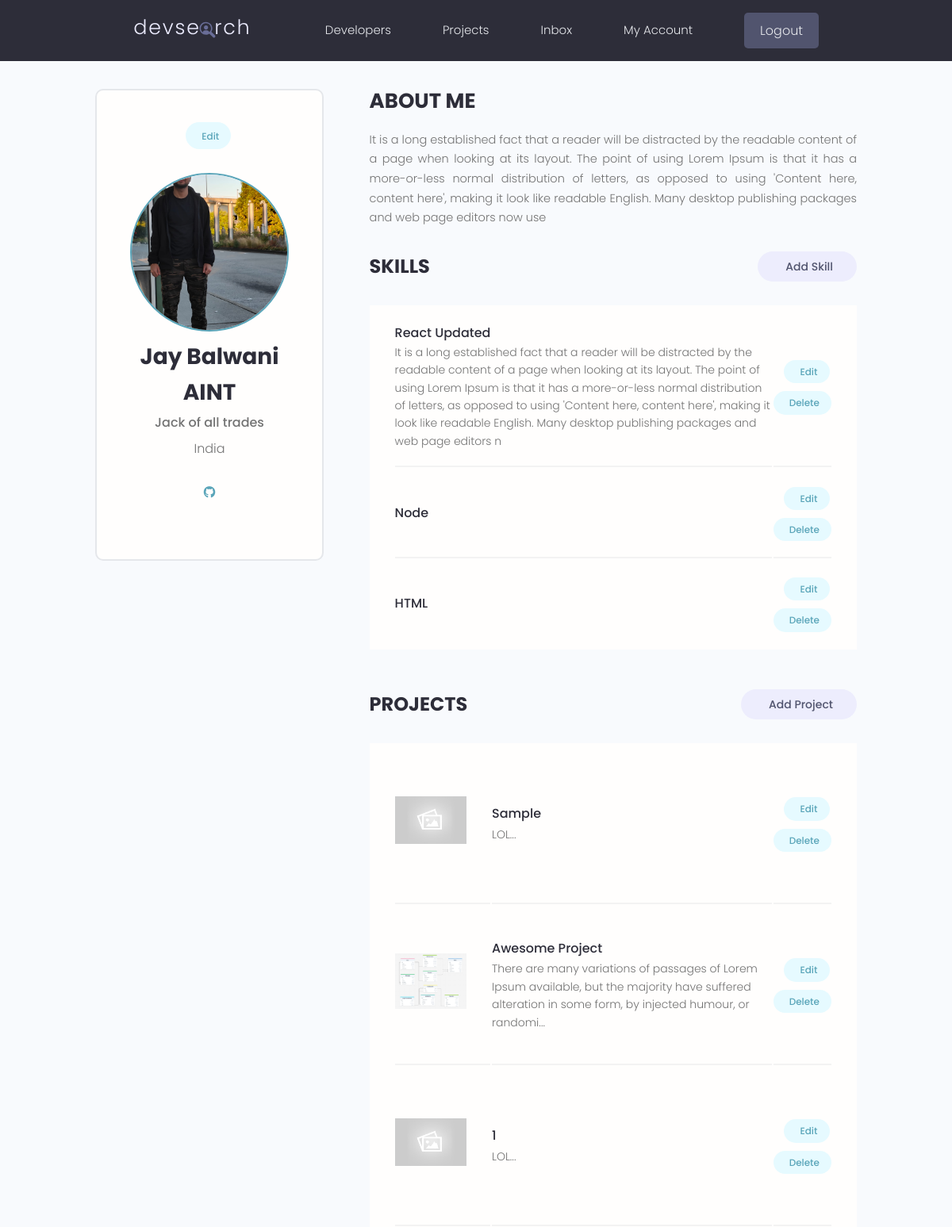
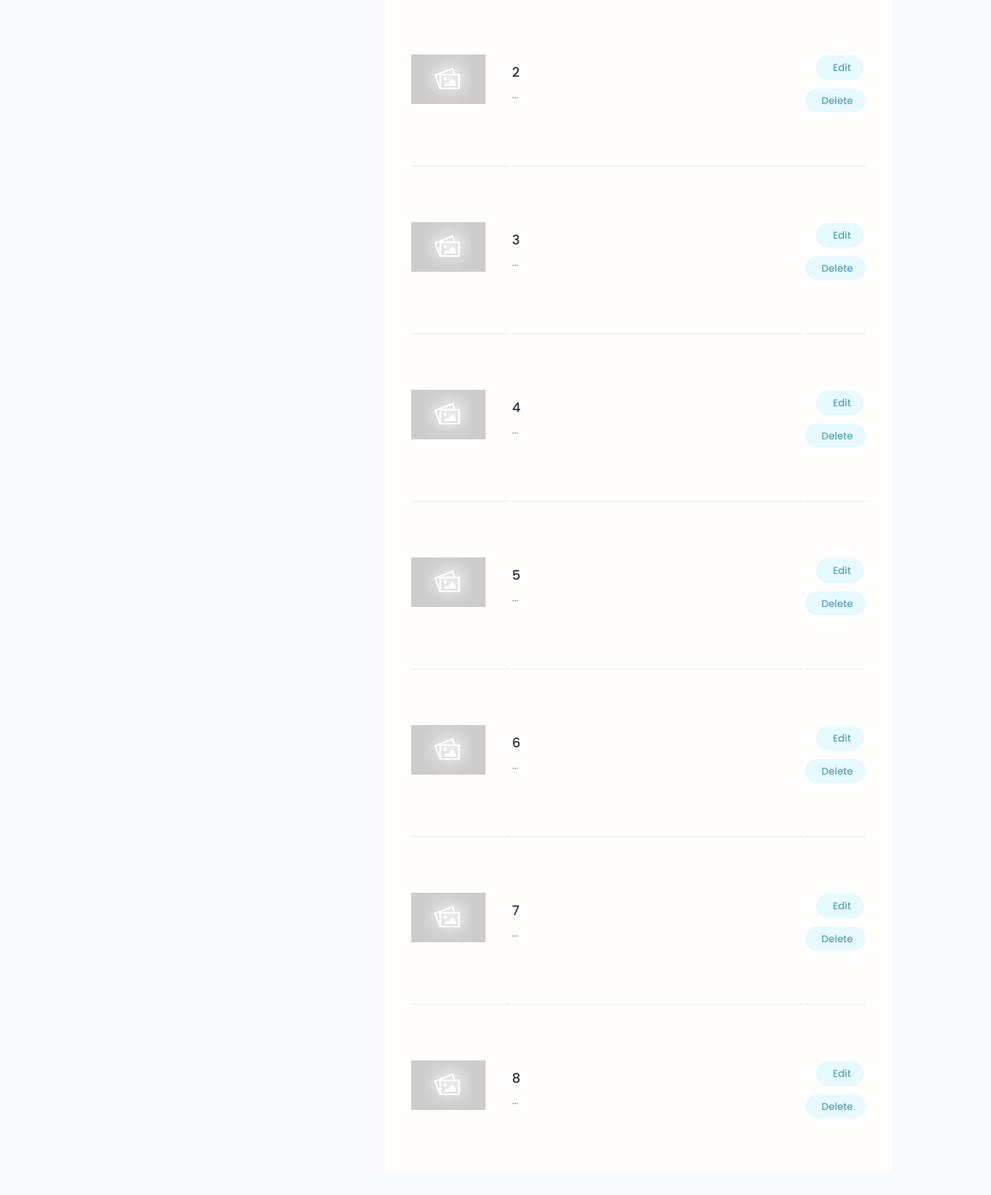
The app's page /account/ (signed in) with its own data (2 pictures, top to bottom).
### users/models.py (models this page shows, shortened)
class Profile(models.Model):
    user = models.OneToOneField(User, null=True, blank=True, on_delete=models.CASCADE)
    username = models.CharField(max_length=50, null=True, blank=True)
    location = models.CharField(max_length=50, null=True, blank=True)
    name = models.CharField(max_length=200, null=True, blank=True)
    email = models.EmailField(max_length=200, null=True, blank=True)
    short_intro = models.CharField(max_length=200, null=True, blank=True)
    bio = models.TextField(null=True, blank=True)
    profile_pic = models.ImageField(null=True, blank=True, upload_to='profiles/', default='profiles/user-default.png')
    social_github = models.CharField(max_length=200, null=True, blank=True)
    social_twitter = models.CharField(max_length=200, null=True, blank=True)
    social_linkedin = models.CharField(max_length=200, null=True, blank=True)
    social_youtube = models.CharField(max_length=200, null=True, blank=True)
    social_website = models.CharField(max_length=200, null=True, blank=True)
    created = models.DateTimeField(auto_now_add=True)
    id = models.UUIDField(default=uuid.uuid4, primary_key=True, unique=True, editable=False)

class Skill(models.Model):
    owner = models.ForeignKey(Profile, on_delete=models.CASCADE, null=True, blank=True)
    name = models.CharField(max_length=200, null=True, blank=True)
    description = models.TextField(null=True, blank=True)
    created = models.DateTimeField(auto_now_add=True)
    id = models.UUIDField(default=uuid.uuid4, primary_key=True, unique=True, editable=False)

### projects/models.py (models this page shows, shortened)
class Project(models.Model):
    owner = models.ForeignKey(Profile, null=True, blank=True, on_delete=models.SET_NULL)
    title = models.CharField(max_length=200)
    image = models.ImageField(null=True, blank=True, default="default.jpg")
    description = models.TextField(null=True, blank=True)
    demo_link = models.CharField(max_length=2000, null=True, blank=True)
    source_link = models.CharField(max_length=2000, null=True, blank=True)
    tags = models.ManyToManyField('Tag', blank=True)
    vote_total = models.IntegerField(default=0, null=True, blank=True)
    vote_ratio = models.IntegerField(default=0, null=True, blank=True)
    created = models.DateTimeField(auto_now_add=True)
    id = models.UUIDField(default=uuid.uuid4, primary_key=True, unique=True, editable=False)
    class Meta:
        ordering = ['-vote_ratio', '-vote_total', 'title']

### users/views.py (the view)
# urls.py: path('account/', views.userAccount, name='account'),
@login_required(login_url='login')
def userAccount(request):
    profile = request.user.profile
    skills = profile.skill_set.all()
    projects = profile.project_set.all()
    context = {'profile': profile, 'skills': skills, 'projects': projects}
    return render(request, 'users/account.html', context)

### users/templates/users/account.html (shortened to what this page needs)
{% extends 'main.html' %}
{% block content %}
<main class="settingsPage profile my-md">
  <div class="container">
    <div class="layout">
      <div class="column column--1of3">
        <div class="card text-center">
          <div class="card__body dev">
            <a class="tag tag--pill tag--main settings__btn" href="{% url 'edit-account' %}"
              > Edit</a
            >
            <img
              class="avatar avatar--xl dev__avatar"
              src="{{profile.profile_pic.url}}"
            />
            <h2 class="dev__name">{{profile.name}}</h2>
            <p class="dev__title">
              {{profile.short_intro}}
            </p>
            <p class="dev__location">{{profile.location}}</p>
            <ul class="dev__social">
              {% if profile.social_github %}
              <li>
                <a
                  title="Github"
                  href="{{profile.social_github}}"
                  target="_blank"
                  ><i class="fa-brands fa-github"></i
                ></a>
              </li>
              {% endif %}
            </ul>
          </div>
        </div>
      </div>
      <div class="column column--2of3">
        <div class="devInfo">
          <h3 class="devInfo__title">About Me</h3>
          <p class="devInfo__about">
            {{profile.bio}}
          </p>
        </div>
        <div class="settings">
          <h3 class="settings__title">Skills</h3>
          <a class="tag tag--pill tag--sub settings__btn tag--lg" href="{% url 'create-skill' %}"
            > Add Skill</a
          >
        </div>
        <table class="settings__table">
          {% for skill in skills %}
          <tr>
            <td class="settings__tableInfo">
              <h4>{{skill.name}}</h4>
              <p>
                {{skill.description}}
              </p>
            </td>
            <td class="settings__tableActions">
              <a class="tag tag--pill tag--main settings__btn" href="{% url 'update-skill' skill.id %}"
                > Edit</a
              >
              <a class="tag tag--pill tag--main settings__btn" href="{% url 'delete-skill' skill.id %}?next=/account"
                > Delete</a
              >
            </td>
          </tr>
          {% endfor %}
        </table>
        <div class="settings">
          <h3 class="settings__title">Projects</h3>
          <a class="tag tag--pill tag--sub settings__btn tag--lg" href="{% url 'create-project' %}"
            > Add Project</a
          >
        </div>
        <table class="settings__table">
          {% for project in projects %}
          <tr>
            <td class="settings__thumbnail">
              <a href="{% url 'project' project.id %}"
                ><img src="{{project.image.url}}" alt="Project Thumbnail"
              /></a>
            </td>
            <td class="settings__tableInfo">
              <a href="{% url 'project' project.id %}">{{project.title}}</a>
              <p>
                {{project.description | slice:150}}...
              </p>
            </td>
            <td class="settings__tableActions">
              <a class="tag tag--pill tag--main settings__btn" href="{% url 'update-project' project.id %}"
                > Edit</a
              >
              <a class="tag tag--pill tag--main settings__btn" href="{% url 'delete-project' project.id %}?next=/account"
                > Delete</a
              >
            </td>
          </tr>
          {% endfor %}
        </table>
      </div>
    </div>
  </div>
</main>
{% endblock content %}

### static/styles/app.css (style rules this page uses)
:root { --color-sub: #2d2d39; }
.card { border: 2px solid var(--color-light); }
img { width: 100%; }
.profile .card > .dev { padding: 4rem; }
.dev__avatar { display: block; margin: auto; }
.dev__name { color: var(--color-sub); font-size: 2.8rem; font-weight: 700; margin-top: 1rem; margin-bottom: 0.5rem; }
.dev__title { font-size: 1.6rem; font-weight: 500; line-height: 1.3; }
.dev__location { margin-top: 1rem; }
.dev__social { margin: 3rem 0; list-style: none; display: flex; justify-content: center; gap: 1.5rem; }
.devInfo { margin-bottom: 3rem; }
.devInfo__title, .devInfo__subtitle { font-size: 2.6rem; color: var(--color-sub); text-transform: uppercase; font-weight: 700; margin-bottom: 1.5rem; }
.devInfo__about, .devSkill__info { font-size: 1.45rem; line-height: 1.7; text-align: justify; }
.settingsPage .dev > .settings__btn { display: inline-block; margin-bottom: 3rem; }
.settings { display: flex; justify-content: space-between; align-items: center; }
.settings__title { font-size: 2.4rem; text-transform: uppercase; font-weight: 700; color: var(--color-sub); }
.settings__table { margin-top: 3rem; margin-bottom: 5rem; padding: 0 3rem; background: var(--color-white); }
.settings__table tr { width: 100%; }
.settings__table tr > td { padding: 2rem 0; }
.settings__table tr:not(:last-child) td { border-bottom: 2px solid var(--color-white-light); }
.settings__thumbnail { width: 23%; min-width: 10rem; }
.settings__thumbnail img { padding-right: 3rem; height: 15rem; object-fit: contain; }
.settings__tableInfo { width: 100%; }
.settings__tableInfo h4, .settings__tableInfo a { padding-right: 1rem; width: auto; font-size: 1.6rem; font-weight: 500; color: var(--color-sub); }
.settings__tableInfo p { font-size: 1.4rem; }
.settings__tableActions { text-align: right; }

### static/uikit/styles/modules/_variables.css (style rules this page uses)
:root { --color-main: #5aa5b9; --color-main-light: #e6faff; --color-sub: #3f4156; --color-sub-light: #51546e; --color-sub-lighter: #ededfd; --color-text: #737373; --color-gray: #8b8b8b; --color-light: #e5e7eb; --color-light-gray: #767676; --color-bg: #f8fafd; --color-white: #fffefd; --color-white-light: #f3f3f3; --color-success: #359e64; --color-success-bg: #def8e8; --color-error: #fc4b0b; --color-error-bg: #fff2ee; --font-base: 'Poppins', arial, helvetica, 'Segoe UI', roboto, ubuntu, sans-serif; --font-monospace: 'Fira Code', 'Courier New', courier, monospace; --font-regular: 300; --font-medium: 500; --font-bold: 700; --generic-shadow: 1px 1px 5px #00000010; --generic-transition: all 0.3s ease-in-out; }

### static/uikit/styles/modules/_base.css (style rules this page uses)
* { margin: 0; padding: 0; box-sizing: border-box; text-rendering: optimizeLegibility; color: inherit; font-size: inherit; }
html { font-size: 50%; }
@media only screen and (min-width: 480px) { html { font-size: 56.25%; } }
@media only screen and (min-width: 1200px) { html { font-size: 62.5%; } }
body { line-height: 1.6; font-weight: 400; font-size: 1.5rem; color: var(--color-text); background-color: var(--color-bg); min-height: 100vh; }

### static/uikit/styles/modules/_typography.css (style rules this page uses)
* { font-family: var(--font-base); }
h2 { font-size: 3.6rem; font-weight: var(--font-bold); }
h3 { font-size: 3.2rem; font-weight: var(--font-medium); }
h4 { font-size: 2.8rem; font-weight: var(--font-medium); }
p, span, strong { font-size: 1.6rem; color: var(--color-text); font-weight: var(--font-regular); }
a { padding-bottom: 2px; text-decoration: none; display: inline-block; color: var(--color-main); font-weight: var(--font-medium); }

### static/uikit/styles/modules/_utilities.css (style rules this page uses)
.container { width: 92%; max-width: 165rem; margin: 0 auto; box-sizing: border-box; }
@media screen and (min-width: 1000px) { .container { width: 90%; } }
@media screen and (min-width: 1200px) { .container { width: 80%; } }
.text-center { text-align: center; }
.my-md { margin: 3rem auto; }

### static/uikit/styles/modules/_avatar.css (style rules this page uses)
.avatar { border-radius: 50%; border: 2px solid var(--color-main); object-fit: cover; }
.avatar--xl { height: 20rem; width: 20rem; }

### static/uikit/styles/modules/_card.css (style rules this page uses)
.card { border-radius: 1rem; background-color: var(--color-white); border: 1.5px solid var(--color-light); width: auto; height: auto; margin-top: 0.5rem; margin-bottom: 0.5rem; overflow: hidden; }
.card__body, .card__header { padding: 2rem 2.5rem; }

### static/uikit/styles/modules/_layout.css (style rules this page uses)
.layout { display: flex; flex-flow: row wrap; justify-content: space-between; }
.layout > .column { margin-bottom: 3rem; }
.layout > .column.column--1of3 { flex-basis: 30%; }
.layout > .column.column--2of3 { flex-basis: 64%; }

### records on screen
Profile: profile_pic (picture), name "Jay Balwani AINT", short_intro "Jack of all trades", location "India", bio "It is a long established fact that a reader will be distracted by the readable content of a page when looking at its layout. The point of using Lorem Ipsum is that it has a more-or-less normal distribution of letters, as opposed to using 'Content here, content here', making it look like readable English. Many desktop publishing packages and web page editors now use"
Skill: name "React Updated", description "It is a long established fact that a reader will be distracted by the readable content of a page when looking at its layout. The point of using Lorem Ipsum is that it has a more-or-less normal distribution of letters, as opposed to using 'Content here, content here', making it look like readable English. Many desktop publishing packages and web page editors n"
Skill: name "Node"
Skill: name "HTML"
Project: image (placeholder picture), title "Sample", description "LOL"
Project: image (picture), title "Awesome Project", description "There are many variations of passages of Lorem Ipsum available, but the majority have suffered alteration in some form, by injected humour, or randomi"
Project: image (placeholder picture), title "1", description "LOL"
Project: image (placeholder picture), title "2"
Project: image (placeholder picture), title "3"
Project: image (placeholder picture), title "4"
Project: image (placeholder picture), title "5"
Project: image (placeholder picture), title "6"
Project: image (placeholder picture), title "7"
Project: image (placeholder picture), title "8"
